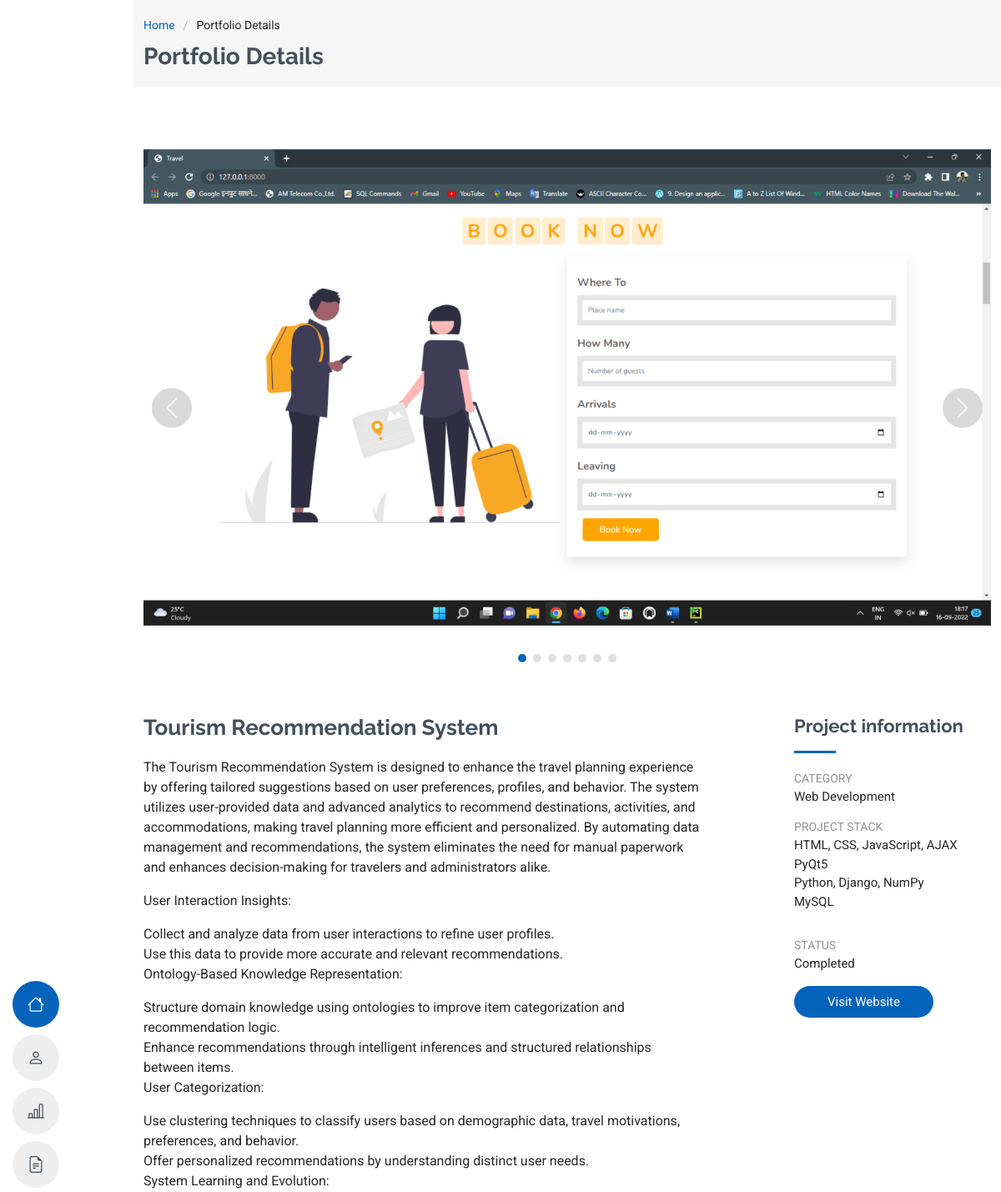
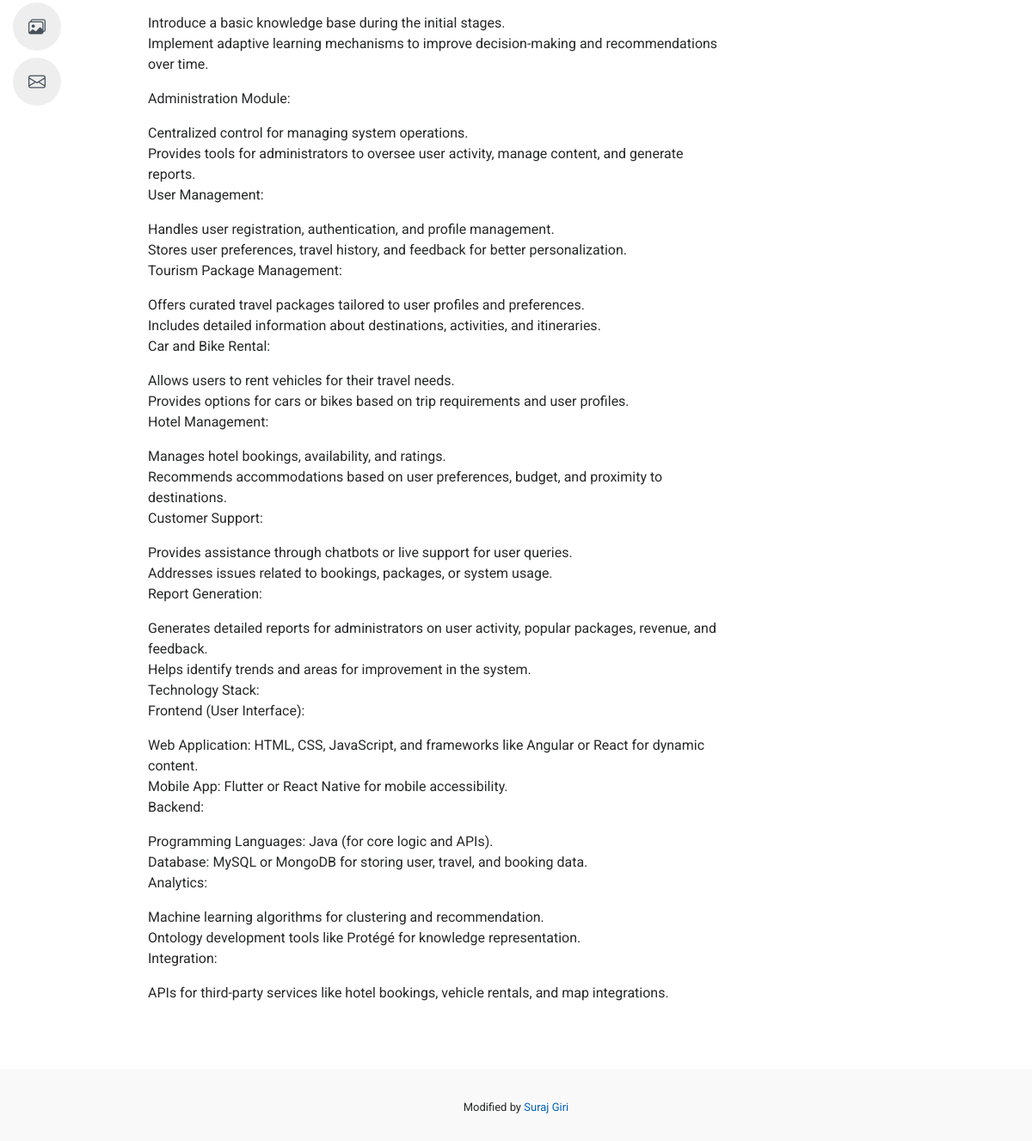
The app's page /portfolio/project/Tourism Recommendation System/ with its own data (2 pictures, top to bottom).
### Portfolio/models.py (models this page shows, shortened)
class ProjectImage(models.Model):
    project = models.ForeignKey(Project, related_name='project_images', on_delete=models.CASCADE)
    image = models.ImageField(upload_to='project/images/', verbose_name='Image')

class Project(models.Model):
    CATEGORY_CHOICES = [
        ('Web Development', 'Web Development'),
        ('Desktop Application', 'Desktop Application'),
        ('Data Science', 'Data Science'),
        ('Android Application', 'Mobile App'),
        ('IOS Application', 'IOS Mobile App'),
    ]
    STATUS_CHOICES = [
        ('Ongoing', 'Ongoing'),
        ('Completed', 'Completed'),
        ('Pending', 'Pending'),
    ]
    project_name = models.CharField(max_length=100,unique=True)
    intro = models.TextField()
    project_description = models.TextField()
    category_type = models.CharField(max_length=50, choices=CATEGORY_CHOICES)
    stack = models.TextField()
    status = models.CharField(max_length=20, choices=STATUS_CHOICES)
    images = models.ImageField(upload_to='projects/', null=True, blank=True)

### Portfolio/views.py (the view)
# urls.py: path('portfolio/project/<str:project_name>/',views.projectInfo,name="project"),
def projectInfo(request,project_name):
    try:
        project_info = Project.objects.get(project_name = project_name)
        project_images = ProjectImage.objects.filter(project = project_info)
        return render(request,"developed-details.html",{'project_info':project_info,'project_images':project_images})
    except:
        return render(request,'developed-details.html')

### Portfolio/templates/developed-details.html (shortened to what this page needs)
<!DOCTYPE html>
<html lang="en">
{% load static %}
<head>
  {% include 'imports.html' %}
</head>
<body class="portfolio-details-page">
  {% include 'navigation.html' %}
  <main class="main">
    <div class="page-title" data-aos="fade">
      <div class="container">
        <nav class="breadcrumbs">
          <ol>
            <li><a href="{% url 'portfolio:home' %}">Home</a></li>
            <li class="current">Portfolio Details</li>
          </ol>
        </nav>
        <h1>Portfolio Details</h1>
      </div>
    </div>
    <section id="portfolio-details" class="portfolio-details section">
      <div class="container" data-aos="fade-up">
        <div class="portfolio-details-slider swiper init-swiper">
          <div class="swiper-wrapper align-items-center">
          {% if project_images %}
            {% for i in project_images %}
              <div class="swiper-slide">
                <img src="{{ i.image.url }}" alt=""  />
              </div>
            {% endfor %}
          {% else %}
            <p>No images available for this project.</p>
          {% endif %}
          </div>
          <div class="swiper-button-prev"></div>
          <div class="swiper-button-next"></div>
          <div class="swiper-pagination"></div>
        </div>
        <div class="row justify-content-between gy-4 mt-4">
          <div class="col-lg-8" data-aos="fade-up">
            <div class="portfolio-description">
              <h2>{{ project_info.project_name }}</h2>
              <p>
                {{ project_info.intro }}
              </p>
              <p >
                {{ project_info.project_description|linebreaks }}
              </p>
            </div>
          </div>
          <div class="col-lg-3" data-aos="fade-up" data-aos-delay="100">
            <div class="portfolio-info">
              <h3>Project information</h3>
              <ul>
                <li><strong>Category</strong>  {{ project_info.category_type }}</li>
                <li><strong>Project Stack</strong>
                   {{ project_info.stack|linebreaks }}
               </li>
               <li><strong>Status</strong>{{ project_info.status }}</li>
                <li><a href="#" class="btn-visit align-self-start">Visit Website</a></li>
              </ul>
            </div>
          </div>
        </div>
      </div>
    </section>
  </main>
  {% include 'footer.html' %}
</body>
</html>

### Portfolio/static/assets/css/main.css (style rules this page uses)
:root { --default-font: "Roboto", system-ui, -apple-system, "Segoe UI", Roboto, "Helvetica Neue", Arial, "Noto Sans", "Liberation Sans", sans-serif, "Apple Color Emoji", "Segoe UI Emoji", "Segoe UI Symbol", "Noto Color Emoji"; --heading-font: "Raleway", sans-serif; --nav-font: "Poppins", sans-serif; }
:root { --background-color: #ffffff; --default-color: #272829; --heading-color: #45505b; --accent-color: #0563bb; --surface-color: #ffffff; --contrast-color: #ffffff; }
:root { --nav-color: #45505b; --nav-hover-color: #0563bb; --nav-mobile-background-color: #ffffff; --nav-dropdown-background-color: #ffffff; --nav-dropdown-color: #212529; --nav-dropdown-hover-color: #0563bb; }
:root { scroll-behavior: smooth; }
body { color: var(--default-color); background-color: var(--background-color); font-family: var(--default-font); }
a { color: var(--accent-color); text-decoration: none; transition: 0.3s; }
h1, h2, h3, h4, h5, h6 { color: var(--heading-color); font-family: var(--heading-font); }
@media (min-width: 1200px) and (max-width: 1600px) { .header~main { margin-left: 160px; } }
.page-title { --background-color: color-mix(in srgb, var(--default-color), transparent 96%); color: var(--default-color); background-color: var(--background-color); padding: 20px 0; position: relative; }
.page-title h1 { font-size: 28px; font-weight: 700; margin: 0; }
.page-title .breadcrumbs ol { display: flex; flex-wrap: wrap; list-style: none; padding: 0 0 10px 0; margin: 0; font-size: 14px; font-weight: 400; }
.page-title .breadcrumbs ol li+li { padding-left: 10px; }
.page-title .breadcrumbs ol li+li::before { content: "/"; display: inline-block; padding-right: 10px; color: color-mix(in srgb, var(--default-color), transparent 70%); }
section, .section { color: var(--default-color); background-color: var(--background-color); padding: 60px 0; overflow: clip; }
.portfolio-details .portfolio-details-slider img { width: 100%; }
.portfolio-details .swiper-wrapper { height: auto; }
.portfolio-details .swiper-button-prev, .portfolio-details .swiper-button-next { width: 48px; height: 48px; }
.portfolio-details .swiper-button-prev:after, .portfolio-details .swiper-button-next:after { color: rgba(255, 255, 255, 0.8); background-color: rgba(0, 0, 0, 0.15); font-size: 24px; border-radius: 50%; width: 48px; height: 48px; display: flex; align-items: center; justify-content: center; transition: 0.3s; }
.portfolio-details .swiper-pagination { margin-top: 20px; position: relative; }
.portfolio-details .portfolio-info h3 { font-size: 22px; font-weight: 700; margin-bottom: 20px; padding-bottom: 20px; position: relative; }
.portfolio-details .portfolio-info h3:after { content: ""; position: absolute; display: block; width: 50px; height: 3px; background: var(--accent-color); left: 0; bottom: 0; }
.portfolio-details .portfolio-info ul { list-style: none; padding: 0; font-size: 15px; }
.portfolio-details .portfolio-info ul li { display: flex; flex-direction: column; padding-bottom: 15px; }
.portfolio-details .portfolio-info ul strong { text-transform: uppercase; font-weight: 400; color: color-mix(in srgb, var(--default-color), transparent 50%); font-size: 14px; }
.portfolio-details .portfolio-info .btn-visit { padding: 8px 40px; background: var(--accent-color); color: var(--contrast-color); border-radius: 50px; transition: 0.3s; }
.portfolio-details .portfolio-description h2 { font-size: 26px; font-weight: 700; margin-bottom: 20px; }
.portfolio-details .portfolio-description p { padding: 0; }

### Portfolio/templates/developed-details.html (style rules this page uses)
@media (min-width:1000px) { img { height: 600px; object-position: center; object-fit: contain; } }

### records on screen
ProjectImage: image (picture)
Project: project_name "Tourism Recommendation System", intro "The Tourism Recommendation System is designed to enhance the travel planning experience by offering tailored suggestions based on user preferences, profiles, and behavior. The system utilizes user-provided data and advanced analytics to recommend destinations, activities, and accommodations, making travel planning more efficient and personalized. By automating data management and recommendations, the system eliminates the need for manual paperwork and enhances decision-making for travelers and administrators alike.", project_description "User Interaction Insights: Collect and analyze data from user interactions to refine user profiles. Use this data to provide more accurate and relevant recommendations. Ontology-Based Knowledge Representation: Structure domain knowledge using ontologies to improve item categorization and recommendation logic. Enhance recommendations through intelligent inferences and structured relationships between items. User Categorization: Use clustering techniques to classify users based on demographic data, travel motivations, preferences, and behavior. Offer personalized recommendations by understanding distinct user needs. System Learning and Evolution: Introduce a basic knowledge base during the…", category_type "Web Development", stack "HTML, CSS, JavaScript, AJAX PyQt5 Python, Django, NumPy MySQL", status "Completed"
